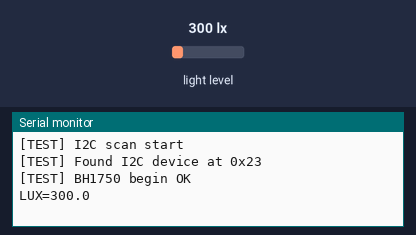
A sketch run on a simulated ESP32. On the bench: the last lines printed to the serial monitor. The inputs (shaded band) are chosen by the test bench; at power-on: light level 300 lx.

Above: at 2.8 s.
2.9 s: light level set to 40 lx
At 4.3 s:
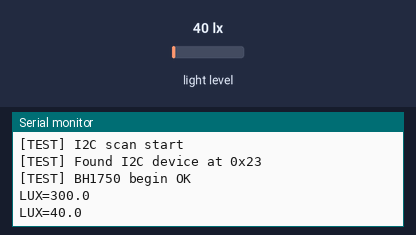
5.6 s: light level set to 500 lx
At 7.1 s:
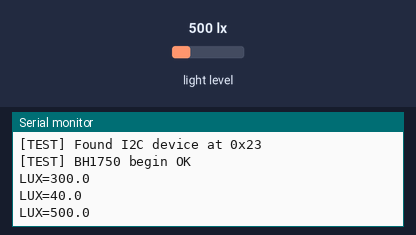
Timing chart, 0 to 8.6 s (numbered marks = the images above; inputs shaded):
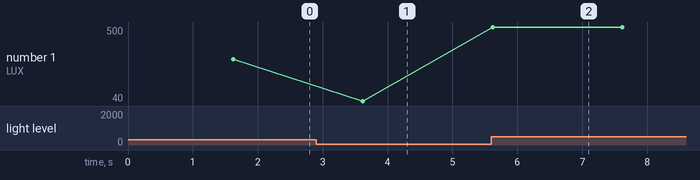

Measured:
- after the input at 2.9 s, the serial monitor: prints a new line after 0.72 s (image 1)
- after the input at 5.6 s, the serial monitor: prints a new line at once (image 2)
- plotted number 1: 300 → 40 after the input at 2.9 s, 40 → 500 after the input at 5.6 s

The sketch:

Test_BH1750.ino
```cpp
#include <Wire.h>
#include <BH1750.h>

const int PIN_I2C_SDA = 21;
const int PIN_I2C_SCL = 22;

BH1750 lightMeter;

void scanI2C() {
  byte count = 0;
  Serial.println("[TEST] I2C scan start");
  for (byte address = 1; address < 127; address++) {
    Wire.beginTransmission(address);
    byte error = Wire.endTransmission();
    if (error == 0) {
      Serial.printf("[TEST] Found I2C device at 0x%02X\n", address);
      count++;
    }
  }
  if (count == 0) Serial.println("[TEST] No I2C device found");
}

void setup() {
  Serial.begin(115200);
  delay(1500);
  Serial.println();
  Serial.println("[TEST] BH1750 only");
  Serial.printf("[TEST] SDA=GPIO%d SCL=GPIO%d\n", PIN_I2C_SDA, PIN_I2C_SCL);
  Serial.println("[TEST] Expected wiring: VCC->3.3V, GND->GND, SDA->GPIO21, SCL->GPIO22");

  Wire.begin(PIN_I2C_SDA, PIN_I2C_SCL);
  delay(100);
  scanI2C();

  if (lightMeter.begin(BH1750::CONTINUOUS_HIGH_RES_MODE)) {
    Serial.println("[TEST] BH1750 begin OK");
  } else {
    Serial.println("[TEST] BH1750 begin FAILED");
  }
}

void loop() {
  float lux = lightMeter.readLightLevel();
  if (isfinite(lux) && lux >= 0) {
    Serial.printf("LUX=%.1f\n", lux);
  } else {
    Serial.println("LUX read fail");
  }
  delay(2000);
}
```
